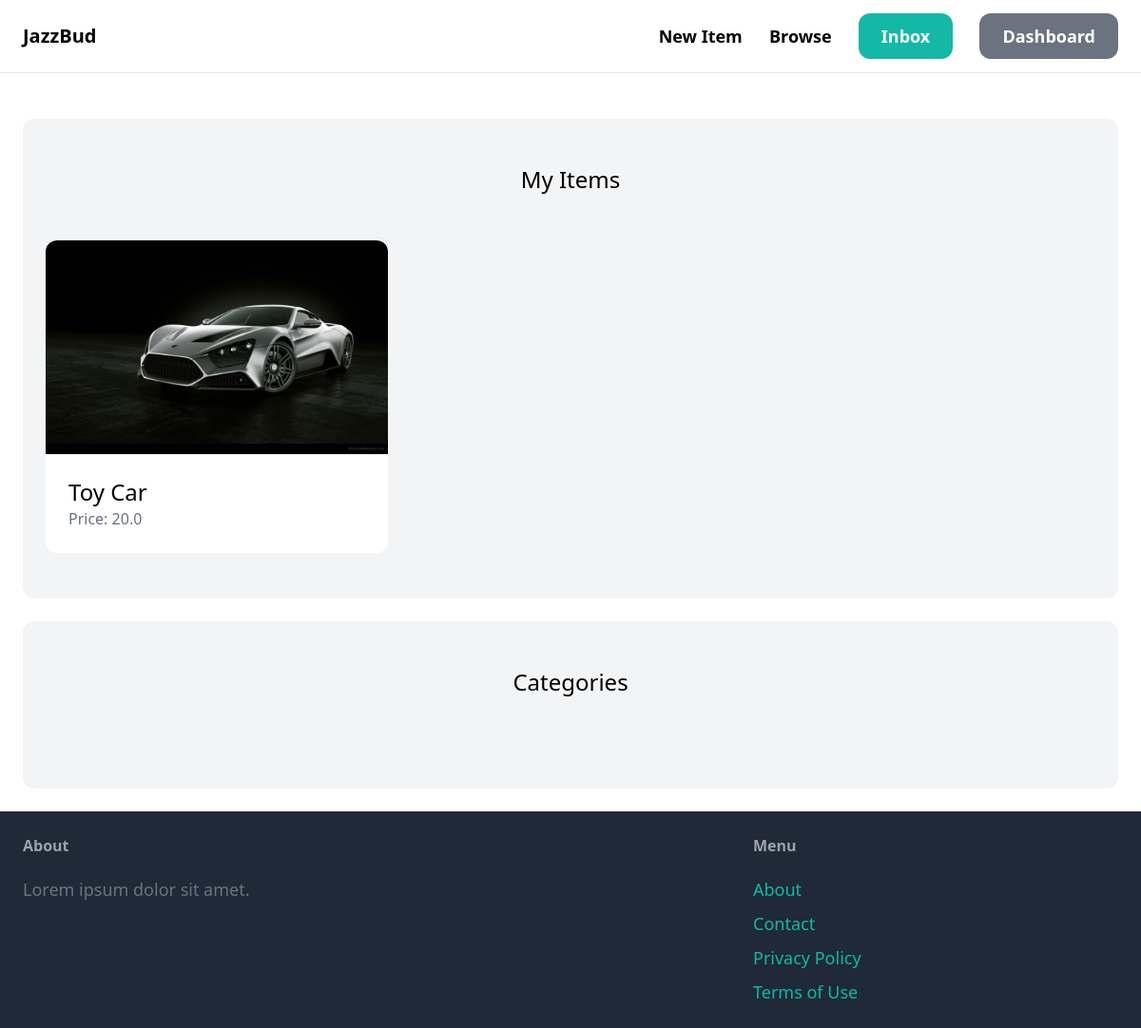
The page /dashboard/ (signed in) on the database its author committed.
### item/models.py (models this page shows, shortened)
class Item(models.Model):
    category = models.ForeignKey(Category, related_name='items', on_delete=models.CASCADE)
    name = models.CharField(max_length=255)
    description = models.TextField(blank=True, null=True)
    price = models.FloatField()
    image = models.ImageField(upload_to='item_images', blank=True, null=True)
    is_sold = models.BooleanField(default=False)
    created_by = models.ForeignKey(User, related_name='items', on_delete=models.CASCADE)
    created_at = models.DateTimeField(auto_now_add=True)
    class Meta:
        ordering = ('name',)
        verbose_name_plural = 'Items'

### dashboard/views.py (the view)
# urls.py: path('', views.index, name='index'),
@login_required
def index(request):
    items = Item.objects.filter(created_by=request.user)
    return render(request, 'dashboard/index.html', {
        'items': items
    })

### dashboard/templates/dashboard/index.html (shortened to what this page needs)
{% extends 'core/base.html' %}
{% block content %}
    <div class="mt-6 px-6 py-12 bg-gray-100 rounded-xl">
        <h2 class="mb-12 text-2xl text-center">My Items</h2>
        <div class="grid grid-cols-3 gap-3">
            {% for item in items %}
                <div>
                    <a href="{% url 'item:detail' item.id %}">
                        <div>
                            <img src="{{ item.image.url }}" class="rounded-t-xl">
                        </div>
                        <div class="p-6 bg-white rounded-b-xl">
                            <h2 class="text-2xl">{{ item.name }}</h2>
                            <p class="text-gray-500">Price: {{ item.price }}</p>
                        </div>
                    </a>
                </div>
            {% endfor %}
        </div>
    </div>
    <div class="mt-6 px-6 py-12 bg-gray-100 rounded-xl">
        <h2 class="mb-12 text-2xl text-center">Categories</h2>
    </div>
{% endblock %}

### rows shown on the page
Item: image (picture), name "Toy Car", price "20.0"
